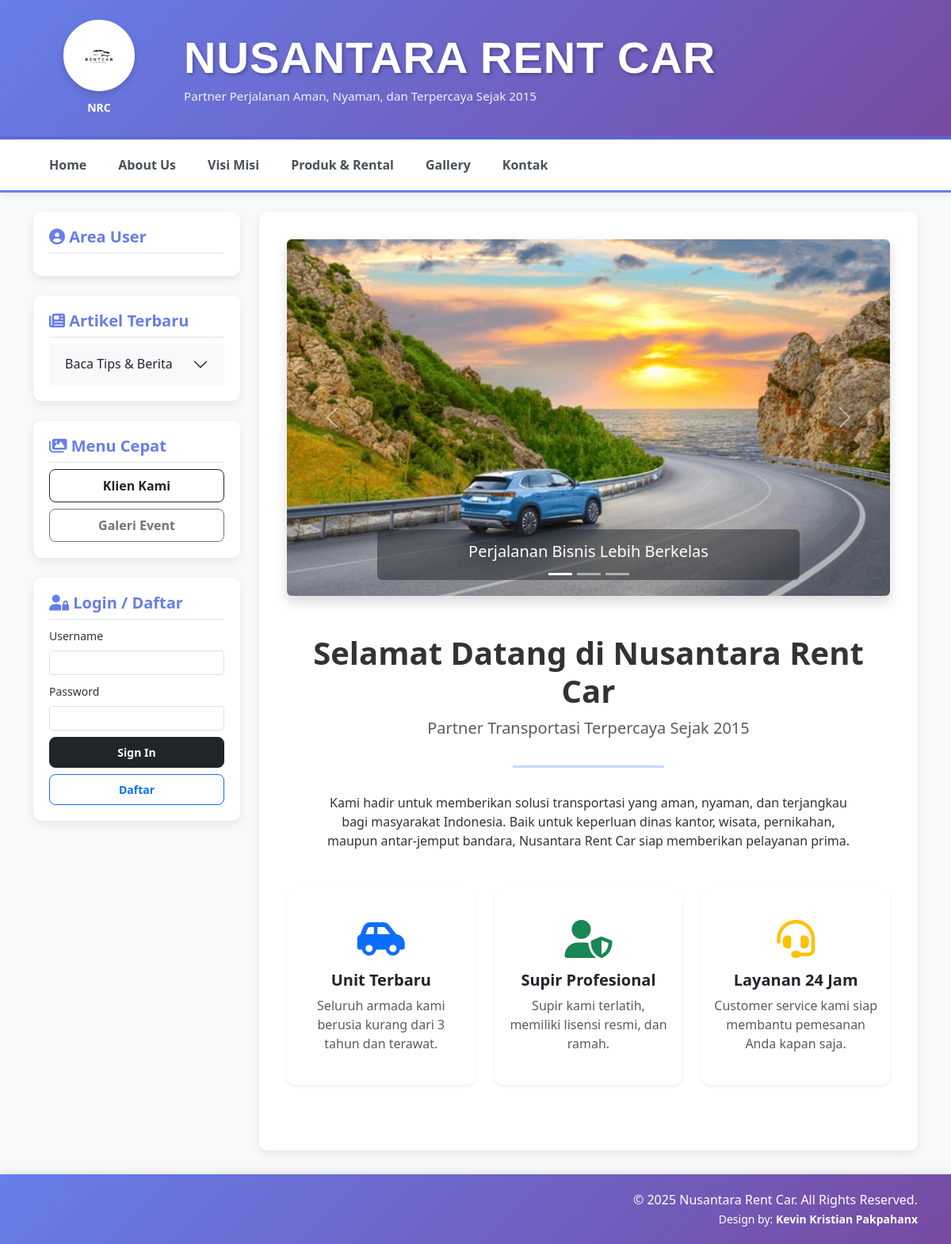
The page / on the database its author committed.
### tables this page shows
CREATE TABLE IF NOT EXISTS content_pages (
    id INT AUTO_INCREMENT PRIMARY KEY,
    page_key VARCHAR(50) UNIQUE NOT NULL,
    page_title VARCHAR(100) NOT NULL,
    content TEXT NOT NULL,
    updated_at TIMESTAMP DEFAULT CURRENT_TIMESTAMP ON UPDATE CURRENT_TIMESTAMP,
    updated_by INT,
    FOREIGN KEY (updated_by) REFERENCES users(id)
);

### includes/functions.php (called while the page is built, shortened)
<?php
function get_content($key, $default = '') {
    global $koneksi;
    $key = mysqli_real_escape_string($koneksi, $key);
    $q = mysqli_query($koneksi, "SELECT content FROM content_pages WHERE page_key='$key'");
    if ($q && mysqli_num_rows($q) > 0) {
        $data = mysqli_fetch_array($q);
        return $data['content'];
    }
    return $default;
}
?>

### pages/home.php (the view, shortened to what this page needs)
<div id="heroCarousel" class="carousel slide mb-5 shadow rounded overflow-hidden" data-bs-ride="carousel">
    <div class="carousel-indicators">
        <button type="button" data-bs-target="#heroCarousel" data-bs-slide-to="0" class="active"></button>
        <button type="button" data-bs-target="#heroCarousel" data-bs-slide-to="1"></button>
        <button type="button" data-bs-target="#heroCarousel" data-bs-slide-to="2"></button>
    </div>
    <div class="carousel-inner">
        <div class="carousel-item active">
            <img src="assets/img/slider1.png" class="d-block w-100" alt="Slide 1">
            <div class="carousel-caption d-none d-md-block bg-dark bg-opacity-50 p-3 rounded">
                <h5>Perjalanan Bisnis Lebih Berkelas</h5>
            </div>
        </div>
    </div>
    <button class="carousel-control-prev" type="button" data-bs-target="#heroCarousel" data-bs-slide="prev">
        <span class="carousel-control-prev-icon"></span>
    </button>
    <button class="carousel-control-next" type="button" data-bs-target="#heroCarousel" data-bs-slide="next">
        <span class="carousel-control-next-icon"></span>
    </button>
</div>
<div class="text-center mb-5">
    <h2 class="display-6 fw-bold">
        <?= get_content('home_welcome_title', 'Selamat Datang di Nusantara Rent Car'); ?>
    </h2>
    <p class="lead text-muted">
        <?= get_content('home_welcome_subtitle', 'Partner Transportasi Terpercaya Sejak 2015'); ?>
    </p>
    <div class="d-flex justify-content-center mb-3">
        <hr class="w-25 border-3 border-primary">
    </div>
    <p class="px-md-5">
        <?= get_content('home_welcome_desc', 'Kami hadir untuk memberikan solusi transportasi yang aman, nyaman, dan terjangkau.'); ?>
    </p>
</div>
<div class="row g-4 mb-5">
    <div class="col-md-4">
        <div class="card h-100 border-0 shadow-sm text-center py-4 hover-effect">
            <div class="card-body">
                <div class="mb-3 text-primary"><i class="fas fa-car-side fa-3x"></i></div>
                <h5 class="card-title fw-bold">Unit Terbaru</h5>
                <p class="card-text text-muted">Seluruh armada kami berusia kurang dari 3 tahun dan terawat.</p>
            </div>
        </div>
    </div>
    <div class="col-md-4">
        <div class="card h-100 border-0 shadow-sm text-center py-4 hover-effect">
            <div class="card-body">
                <div class="mb-3 text-success"><i class="fas fa-user-shield fa-3x"></i></div>
                <h5 class="card-title fw-bold">Supir Profesional</h5>
                <p class="card-text text-muted">Supir kami terlatih, memiliki lisensi resmi, dan ramah.</p>
            </div>
        </div>
    </div>
    <div class="col-md-4">
        <div class="card h-100 border-0 shadow-sm text-center py-4 hover-effect">
            <div class="card-body">
                <div class="mb-3 text-warning"><i class="fas fa-headset fa-3x"></i></div>
                <h5 class="card-title fw-bold">Layanan 24 Jam</h5>
                <p class="card-text text-muted">Customer service kami siap membantu pemesanan Anda kapan saja.</p>
            </div>
        </div>
    </div>
</div>

### assets/style.css (style rules this page uses)
* { margin: 0; padding: 0; box-sizing: border-box; }
body { background-color: #f8f9fa; font-family: 'Segoe UI', Tahoma, Geneva, Verdana, sans-serif; color: #333; }
.card { border-radius: 10px; border: none; }
.carousel-item img { height: 450px; object-fit: cover; }

### rows shown on the page
content_pages: content "Selamat Datang di Nusantara Rent Car"
content_pages: content "Partner Transportasi Terpercaya Sejak 2015"
content_pages: content "Kami hadir untuk memberikan solusi transportasi yang aman, nyaman, dan terjangkau bagi masyarakat Indonesia. Baik untuk keperluan dinas kantor, wisata, pernikahan, maupun antar-jemput bandara, Nusantara Rent Car siap memberikan pelayanan prima."
